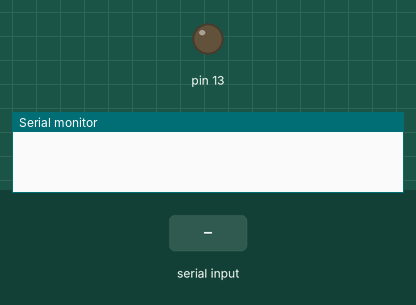
A sketch run on a simulated Arduino Leonardo, built with avr-gcc and run on an emulated ATmega32U4. Parts: output pins drawn as LEDs (lit = HIGH), the last lines printed to the serial monitor. Inputs (shaded band) come from the test bench.

Above: at 1.2 s.
1.3 s: "Z" received over Serial
At 2.5 s:
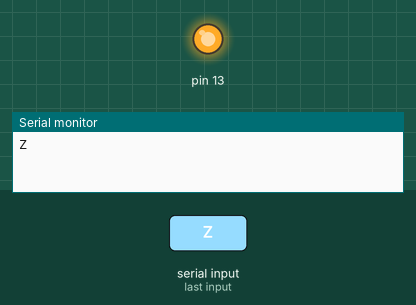
2.8 s: "z" received over Serial
At 3.7 s:
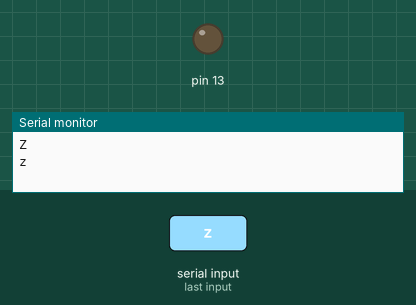
Timing chart, 0 to 5.8 s (numbered marks = the images above; inputs shaded):
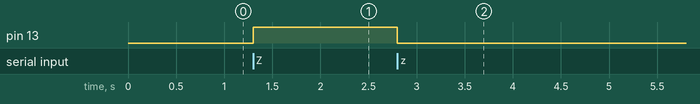

Measured:
- after the input at 1.3 s, pin 13: LOW → HIGH at once
- after the input at 2.8 s, pin 13: HIGH → LOW at once

The sketch:

sketch_apr11a.ino
```cpp
#include <Keyboard.h>
char inputByte='z';
void setup() {
  // put your setup code here, to run once:
  Serial.begin(9600);
  pinMode(13,OUTPUT);

}

void loop() {
  // put your main code here, to run repeatedly:
  while(Serial.available()>0){
  inputByte= Serial.read();
  Serial.println(inputByte);
  if (inputByte=='Z'){
  digitalWrite(13,HIGH);
  }
  else if (inputByte=='z'){
  digitalWrite(13,LOW);
  }
  }
}
```
